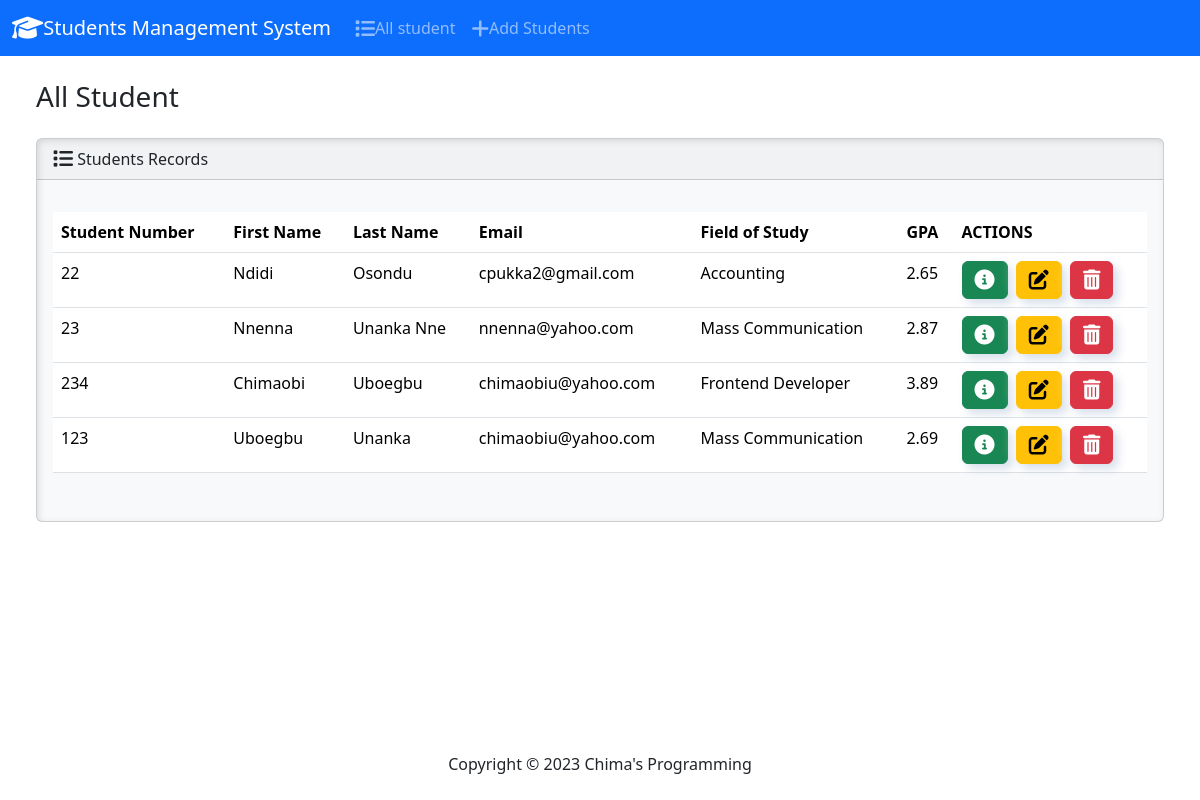
The page / on the database its author committed.
### students/models.py (models this page shows, shortened)
class Student(models.Model):
    student_number=models.PositiveIntegerField()
    first_name=models.CharField(max_length=50)
    last_name=models.CharField(max_length=50)
    email=models.EmailField(max_length=50)
    field_of_study=models.CharField(max_length=50)
    gpa=models.FloatField()

### students/views.py (the view)
# urls.py: path('', views.index, name='index'),
def index(request):
    return render(request, 'students/index.html', {
        'students': Student.objects.all()
    })

### students/templates/students/index.html (shortened to what this page needs)
{% extends "students/base.html" %}
{% block body %}
 <h3 class="m-4">All Student</h3>
        <div class="row">
          <div class="col-12">
            {% if students %}
            <div class="card bg-light mb-4 ms-4 me-4">
                <div class="card-header">
                    <i class="fa-solid fa-list fa-lg"></i>
                    Students Records
                </div>
                <div class="card-body">
                  <p class="card-text">
                    <div class="table-responsive">
                        <table class="table table-hover">
                        <thead>
                          <tr>
                            <th scope="col">Student Number</th>
                            <th scope="col">First Name</th>
                            <th scope="col">Last Name</th>
                            <th scope="col">Email</th>
                            <th scope="col">Field of Study</th>
                            <th scope="col">GPA</th>
                            <th scope="col">ACTIONS</th>
                          </tr>
                        </thead>
                        <tbody>
                          {% for student in students %}
                          <tr>
                            <td>{{ student.student_number}}</td>
                            <td>{{ student.first_name}}</td>
                            <td>{{ student.last_name}}</td>
                            <td>{{ student.email}}</td>
                            <td>{{ student.field_of_study}}</td>
                            <td>{{ student.gpa}}</td>
                            <td>
                                <button type="button" class='btn btn-success me-1' href="{% url 'view_student' student.id %}" data-bs-toggle='modal' data-bs-target="#myModal{{student.id}}">
                                    <i class="fa-solid fa-circle-info fa-lg"></i>
                                </button>
                                  <a class="btn btn-warning me-1"href="{% url 'edit' student.id %}">
                                    <i class="fa-solid fa-pen-to-square fa-lg"></i>
                                  </a>
                                <button type="button" class="btn btn-danger" data-bs-toggle="modal" data-bs-target="#delete{{student.id}}">
                                  <i class="fa-solid fa-trash-can fa-lg"></i>
                                </button>
                            </td>
                          </tr>
                          {% endfor %}
                        </tbody>
                      </table>
                    </div>
                  </p>
                </div>
              </div>
            {%else %}
            <h5 class="alert alert-primary ms-4 me-4">No Student Records</h5>
          {%endif %}
        </div>
      </div>
{% endblock %}

### students/templates/students/base.html (shortened to what this page needs)
{% load static %}
<!DOCTYPE html>
<html lang="en">
  <head>
    <link
      rel="stylesheet"
      href="https://cdnjs.cloudflare.com/ajax/libs/font-awesome/6.4.2/css/all.min.css"
    />
    <link href="{% static 'css/bootstrap.min.css' %}" rel="stylesheet" />
    <link
      rel="stylesheet"
      href="https://cdn.jsdelivr.net/npm/bootstrap@5.3.1/dist/css/bootstrap.min.css"
    />
    <body class="d-flex flex-column min-vh-100">
      <nav class="navbar navbar-expand-lg navbar-dark bg-primary">
        <div class="container-fluid">
          <a class="navbar-brand" href="{% url 'index' %}">
            <i class="fa-solid fa-graduation-cap fa-lg"> </i>Students Management
            System</a
          >
          <div class="collapse navbar-collapse" id="navbarColor03">
            <ul class="navbar-nav me-auto">
              <li class="nav-item">
                <a class="nav-link" href="{% url 'index' %}"
                  ><i class="fa-solid fa-list fa-lg"></i>All student</a
                >
              </li>
              <li class="nav-item">
                <a class="nav-link" href="{% url 'add' %}">
                  <i class="fa-solid fa-plus fa-lg"></i>Add Students</a
                >
              </li>
            </ul>
          </div>
        </div>
      </nav>
      <div class="container-fluid">{% block body %} {% endblock %}</div>
      <footer class="mt-auto mb-4">
        <div class="text-center">
          <span>
            Copyright &copy;
            Chima's Programming
          </span>
        </div>
      </footer>
    </body>
  </head>
</html>

### rows shown on the page
Student: student_number "22", first_name "Ndidi", last_name "Osondu", email "cpukka2@gmail.com", field_of_study "Accounting", gpa "2.65"
Student: student_number "23", first_name "Nnenna", last_name "Unanka Nne", email "nnenna@yahoo.com", field_of_study "Mass Communication", gpa "2.87"
Student: student_number "234", first_name "Chimaobi", last_name "Uboegbu", email "chimaobiu@yahoo.com", field_of_study "Frontend Developer", gpa "3.89"
Student: student_number "123", first_name "Uboegbu", last_name "Unanka", email "chimaobiu@yahoo.com", field_of_study "Mass Communication", gpa "2.69"
